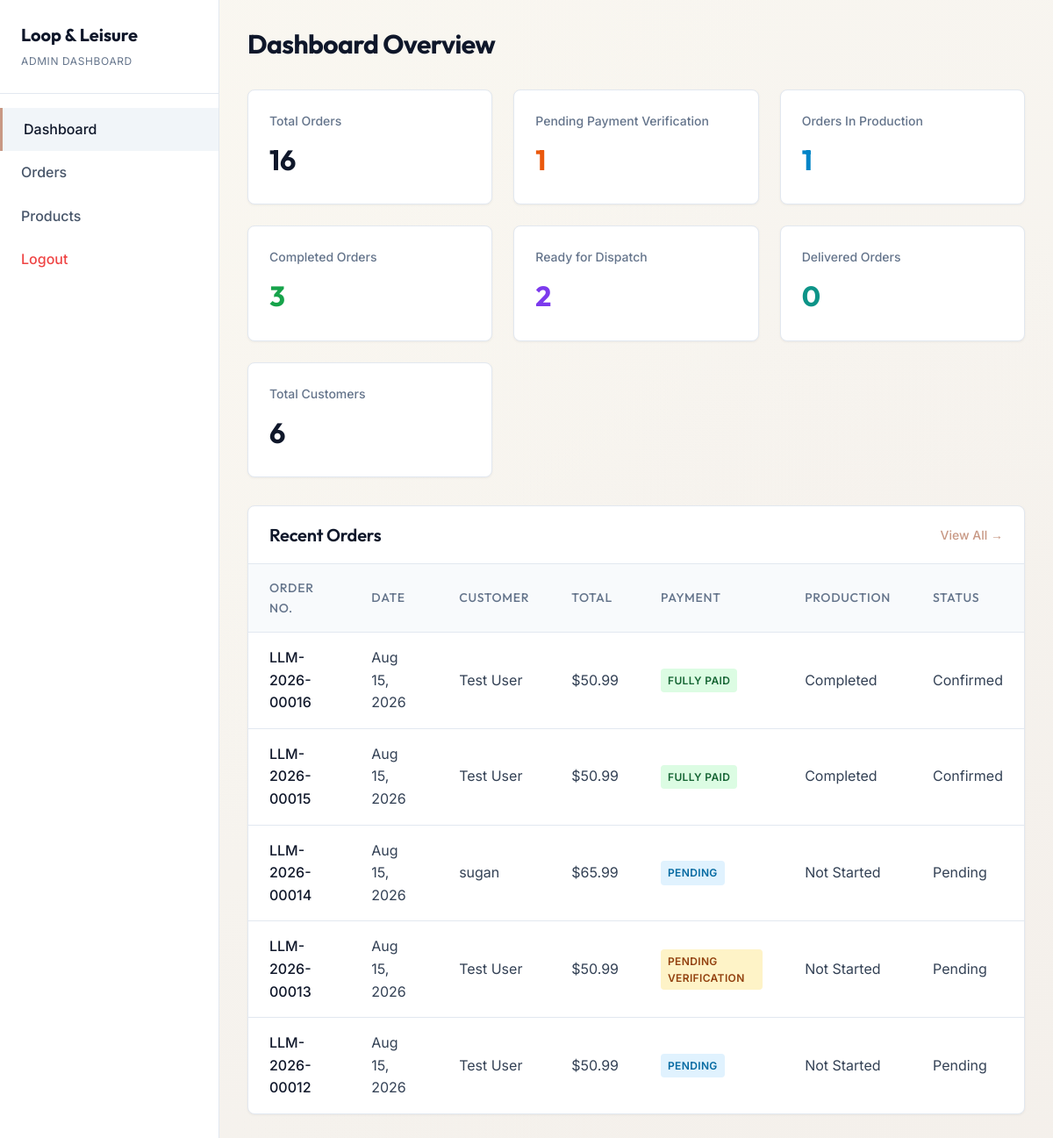
Screenshot of /admin/dashboard (signed in) with the database file from the repository.
### app/database/models/order.py (models this page shows, shortened)
class Order(db.Model):
    __tablename__ = 'orders'
    id = db.Column(db.Integer, primary_key=True)
    order_number = db.Column(db.String(20), unique=True, nullable=False, index=True)
    customer_id = db.Column(db.Integer, db.ForeignKey('customers.id'), nullable=False)
    address_id = db.Column(db.Integer, db.ForeignKey('addresses.id'), nullable=False)
    subtotal = db.Column(db.Float, nullable=False)
    shipping_charge = db.Column(db.Float, default=0.0)
    advance_amount = db.Column(db.Float, nullable=False)
    remaining_amount = db.Column(db.Float, nullable=False)
    total_amount = db.Column(db.Float, nullable=False)
    payment_status = db.Column(db.String(20), default='Pending', index=True)
    production_status = db.Column(db.String(20), default='Not Started', index=True)
    order_status = db.Column(db.String(20), default='Pending', index=True)
    created_at = db.Column(db.DateTime, default=datetime.utcnow)
    courier_name = db.Column(db.String(100))
    tracking_number = db.Column(db.String(100))
    dispatch_date = db.Column(db.DateTime)
    customer = db.relationship('Customer', back_populates='orders')
    address = db.relationship('Address')
    items = db.relationship('OrderItem', back_populates='order',
                            cascade='all, delete-orphan')
    payments = db.relationship('Payment', back_populates='order',
                               cascade='all, delete-orphan')
    PAYMENT_STATUSES = ('Pending', 'Advance Paid', 'Fully Paid')
    PRODUCTION_STATUSES = ('Not Started', 'Started', 'Completed')
    ORDER_STATUSES = ('Pending', 'Confirmed', 'Dispatched', 'Delivered', 'Cancelled')

### app/database/models/customer.py (models this page shows, shortened)
class Customer(db.Model):
    __tablename__ = 'customers'
    id = db.Column(db.Integer, primary_key=True)
    full_name = db.Column(db.String(120), nullable=False)
    email = db.Column(db.String(120), unique=True, nullable=False, index=True)
    phone = db.Column(db.String(20), nullable=False)
    password_hash = db.Column(db.String(256), nullable=False)
    created_at = db.Column(db.DateTime, default=datetime.utcnow)
    is_verified = db.Column(db.Boolean, default=False)
    addresses = db.relationship('Address', back_populates='customer',
                                cascade='all, delete-orphan')
    cart = db.relationship('Cart', back_populates='customer',
                           uselist=False, cascade='all, delete-orphan')
    orders = db.relationship('Order', back_populates='customer')
    reviews = db.relationship('Review', back_populates='customer',
                              cascade='all, delete-orphan')

### app/admin/routes.py (the view)
@admin_bp.route('/')
@admin_bp.route('/dashboard')
@admin_login_required
def dashboard():
    total_orders = Order.query.count()
    pending_payments = Payment.query.filter_by(status='Pending').count()
    orders_in_production = Order.query.filter_by(production_status='Started').count()
    completed_orders = Order.query.filter_by(production_status='Completed').count()
    ready_for_dispatch = Order.query.filter_by(
        production_status='Completed',
        payment_status='Fully Paid',
        order_status='Confirmed'
    ).count()
    delivered_orders = Order.query.filter_by(order_status='Delivered').count()
    total_customers = Customer.query.count()
    recent_orders = Order.query.order_by(Order.created_at.desc()).limit(5).all()
    return render_template('admin/dashboard.html',
                           total_orders=total_orders,
                           pending_payments=pending_payments,
                           orders_in_production=orders_in_production,
                           completed_orders=completed_orders,
                           ready_for_dispatch=ready_for_dispatch,
                           delivered_orders=delivered_orders,
                           total_customers=total_customers,
                           recent_orders=recent_orders)

### app/admin/routes.py (called while the page is built)
def admin_login_required(f):
    @wraps(f)
    def decorated_function(*args, **kwargs):
        if 'admin_id' not in session:
            flash('Please log in as an administrator to access this area.', 'error')
            return redirect(url_for('admin.login'))
        return f(*args, **kwargs)
    return decorated_function

### app/templates/admin/dashboard.html (shortened to what this page needs)
<!DOCTYPE html>
<html lang="en">
<head>
    <link rel="stylesheet" href="{{ url_for('static', filename='css/base.css') }}">
    <link rel="stylesheet" href="{{ url_for('static', filename='css/components.css') }}">
</head>
<body>
    <div class="admin-layout">
        <aside class="admin-sidebar">
            <div class="admin-brand">
                <span class="admin-brand-title">Loop & Leisure</span>
                <span class="admin-brand-subtitle">Admin Dashboard</span>
            </div>
            <nav class="admin-nav">
                <a href="{{ url_for('admin.dashboard') }}" class="admin-nav-item active">Dashboard</a>
                <a href="{{ url_for('admin.orders') }}" class="admin-nav-item">Orders</a>
                <a href="{{ url_for('admin.admin_products') }}" class="admin-nav-item{% if request.endpoint in ('admin.admin_products', 'admin.product_add', 'admin.product_edit') %} active{% endif %}">Products</a>
                <a href="{{ url_for('admin.logout') }}" class="admin-nav-item" style="color: #ef4444; margin-top: auto;">Logout</a>
            </nav>
        </aside>
        <main class="admin-content">
            <div class="admin-header">
                <h1 class="admin-title">Dashboard Overview</h1>
            </div>
            <div class="dashboard-grid">
                <div class="stat-card">
                    <div class="stat-title">Total Orders</div>
                    <div class="stat-value">{{ total_orders }}</div>
                </div>
                <div class="stat-card">
                    <div class="stat-title">Pending Payment Verification</div>
                    <div class="stat-value" style="color: #ea580c;">{{ pending_payments }}</div>
                </div>
                <div class="stat-card">
                    <div class="stat-title">Orders In Production</div>
                    <div class="stat-value" style="color: #0284c7;">{{ orders_in_production }}</div>
                </div>
                <div class="stat-card">
                    <div class="stat-title">Completed Orders</div>
                    <div class="stat-value" style="color: #16a34a;">{{ completed_orders }}</div>
                </div>
                <div class="stat-card">
                    <div class="stat-title">Ready for Dispatch</div>
                    <div class="stat-value" style="color: #7c3aed;">{{ ready_for_dispatch }}</div>
                </div>
                <div class="stat-card">
                    <div class="stat-title">Delivered Orders</div>
                    <div class="stat-value" style="color: #0d9488;">{{ delivered_orders }}</div>
                </div>
                <div class="stat-card">
                    <div class="stat-title">Total Customers</div>
                    <div class="stat-value">{{ total_customers }}</div>
                </div>
            </div>
            <div class="recent-orders-card">
                <div class="recent-orders-header">
                    <h2 class="recent-orders-title">Recent Orders</h2>
                    <a href="{{ url_for('admin.orders') }}" style="color: var(--color-primary); text-decoration: none; font-weight: 500; font-size: 0.875rem;">View All &rarr;</a>
                </div>
                <table class="table">
                    <thead>
                        <tr>
                            <th>Order No.</th>
                            <th>Date</th>
                            <th>Customer</th>
                            <th>Total</th>
                            <th>Payment</th>
                            <th>Production</th>
                            <th>Status</th>
                        </tr>
                    </thead>
                    <tbody>
                        {% for order in recent_orders %}
                        <tr>
                            <td><a href="{{ url_for('admin.order_details', order_number=order.order_number) }}" style="color: #0f172a; font-weight: 500; text-decoration: none;">{{ order.order_number }}</a></td>
                            <td>{{ order.created_at.strftime('%b %d, %Y') }}</td>
                            <td>{{ order.customer.full_name }}</td>
                            <td>${{ "%.2f"|format(order.total_amount) }}</td>
                            <td>
                                {% if order.payment_status in ('Pending Verification', 'Remaining Pending Verification') %}
                                    <span class="badge badge-pending">{{ order.payment_status }}</span>
                                {% elif order.payment_status in ('Advance Paid', 'Fully Paid') %}
                                    <span class="badge badge-success">{{ order.payment_status }}</span>
                                {% else %}
                                    <span class="badge badge-info">{{ order.payment_status }}</span>
                                {% endif %}
                            </td>
                            <td>{{ order.production_status }}</td>
                            <td>{{ order.order_status }}</td>
                        </tr>
                        {% else %}
                        <tr>
                            <td colspan="7" style="text-align: center; color: #64748b;">No orders found.</td>
                        </tr>
                        {% endfor %}
                    </tbody>
                </table>
            </div>
        </main>
    </div>
</body>
</html>

### app/static/css/base.css (style rules this page uses)
:root { --color-bg-primary: hsl(42, 40%, 96%); --color-bg-secondary: hsl(38, 30%, 92%); --color-bg-tertiary: hsl(35, 22%, 87%); --color-card-bg: hsl(44, 38%, 99%); --color-text-primary: hsl(24, 15%, 15%); --color-text-secondary: hsl(24, 10%, 40%); --color-text-muted: hsl(24, 8%, 60%); --color-primary: hsl(18, 38%, 65%); --color-primary-hover: hsl(18, 34%, 55%); --color-primary-light: hsl(18, 45%, 95%); --color-accent-gold: hsl(30, 48%, 54%); --color-accent-gold-hover: hsl(30, 52%, 46%); --color-accent: hsl(120, 9%, 58%); --color-accent-hover: hsl(120, 8%, 48%); --color-accent-light: hsl(120, 15%, 95%); --color-border: hsl(27, 15%, 85%); --color-border-light: hsl(27, 15%, 92%); --color-success: hsl(98, 15%, 45%); --color-warning: hsl(28, 55%, 60%); --color-error: hsl(8, 45%, 58%); --font-family-logo: 'Cormorant Garamond', Georgia, serif; --font-family-headings: 'Outfit', sans-serif; --font-family-body: 'Inter', sans-serif; --text-h1: 2.25rem; --text-h2: 1.75rem; --text-h3: 1.375rem; --text-body: 1.0rem; --text-caption: 0.875rem; --text-btn: 0.875rem; --text-nav: 0.9375rem; --fw-light: 300; --fw-normal: 400; --fw-medium: 500; --fw-semibold: 600; --fw-bold: 700; --fw-extrabold: 800; --lh-headings: 1.25; --lh-body: 1.6; --spacing-xs: 0.25rem; --spacing-sm: 0.5rem; --spacing-md: 1.0rem; --spacing-lg: 1.5rem; --spacing-xl: 2.0rem; --spacing-2xl: 3.0rem; --spacing-3xl: 4.0rem; --border-radius-sm: 4px; --border-radius-md: 8px; --border-radius-lg: 16px; --border-radius-round: 9999px; --shadow-sm: 0 1px 3px rgba(44, 37, 32, 0.08); --shadow-md: 0 4px 12px rgba(44, 37, 32, 0.05); --shadow-lg: 0 8px 24px rgba(44, 37, 32, 0.08); --transition-fast: 150ms cubic-bezier(0.25, 1, 0.5, 1); --transition-normal: 300ms cubic-bezier(0.25, 1, 0.5, 1); --transition-slow: 500ms cubic-bezier(0.25, 1, 0.5, 1); }
@media (min-width: 1024px) { :root { --text-h1: 3.0rem; --text-h2: 2.25rem; --text-h3: 1.625rem; --text-body: 1.0rem; } }
*, *::before, *::after { box-sizing: border-box; margin: 0; padding: 0; }
html { scroll-behavior: smooth; -webkit-text-size-adjust: 100%; }
body { background-color: var(--color-bg-primary); background-image: radial-gradient(ellipse at top left, hsl(44, 45%, 96%) 0%, transparent 55%), radial-gradient(ellipse at bottom right, hsl(32, 30%, 94%) 0%, transparent 55%), linear-gradient(155deg, hsl(42, 40%, 96%) 0%, hsl(38, 32%, 95%) 55%, hsl(34, 26%, 94%) 100%); color: var(--color-text-primary); font-family: var(--font-family-body); font-size: var(--text-body); line-height: var(--lh-body); min-height: 100vh; overflow-x: hidden; text-rendering: optimizeLegibility; -webkit-font-smoothing: antialiased; -moz-osx-font-smoothing: grayscale; }
h1, h2, h3 { font-family: var(--font-family-headings); color: var(--color-text-primary); line-height: var(--lh-headings); font-weight: var(--fw-semibold); }
h1 { font-size: var(--text-h1); font-weight: var(--fw-bold); letter-spacing: -0.02em; }
h2 { font-size: var(--text-h2); letter-spacing: -0.01em; }
a { color: inherit; text-decoration: none; transition: var(--transition-fast); }

### rows the page displays
Order: order_number "LLM-2026-00016", created_at "Aug 15, 2026", customer.full_name "Test User", total_amount "50.99", payment_status "FULLY PAID", production_status "Completed", order_status "Confirmed"
Order: order_number "LLM-2026-00015", created_at "Aug 15, 2026", customer.full_name "Test User", total_amount "50.99", payment_status "FULLY PAID", production_status "Completed", order_status "Confirmed"
Order: order_number "LLM-2026-00014", created_at "Aug 15, 2026", customer.full_name "sugan", total_amount "65.99", payment_status "PENDING", production_status "Not Started", order_status "Pending"
Order: order_number "LLM-2026-00013", created_at "Aug 15, 2026", customer.full_name "Test User", total_amount "50.99", payment_status "PENDING VERIFICATION", production_status "Not Started", order_status "Pending"
Order: order_number "LLM-2026-00012", created_at "Aug 15, 2026", customer.full_name "Test User", total_amount "50.99", payment_status "PENDING", production_status "Not Started", order_status "Pending"

### other values shown
{{ total_orders }} "16"
{{ pending_payments }} "1"
{{ orders_in_production }} "1"
{{ completed_orders }} "3"
{{ ready_for_dispatch }} "2"
{{ delivered_orders }} "0"
{{ total_customers }} "6"
